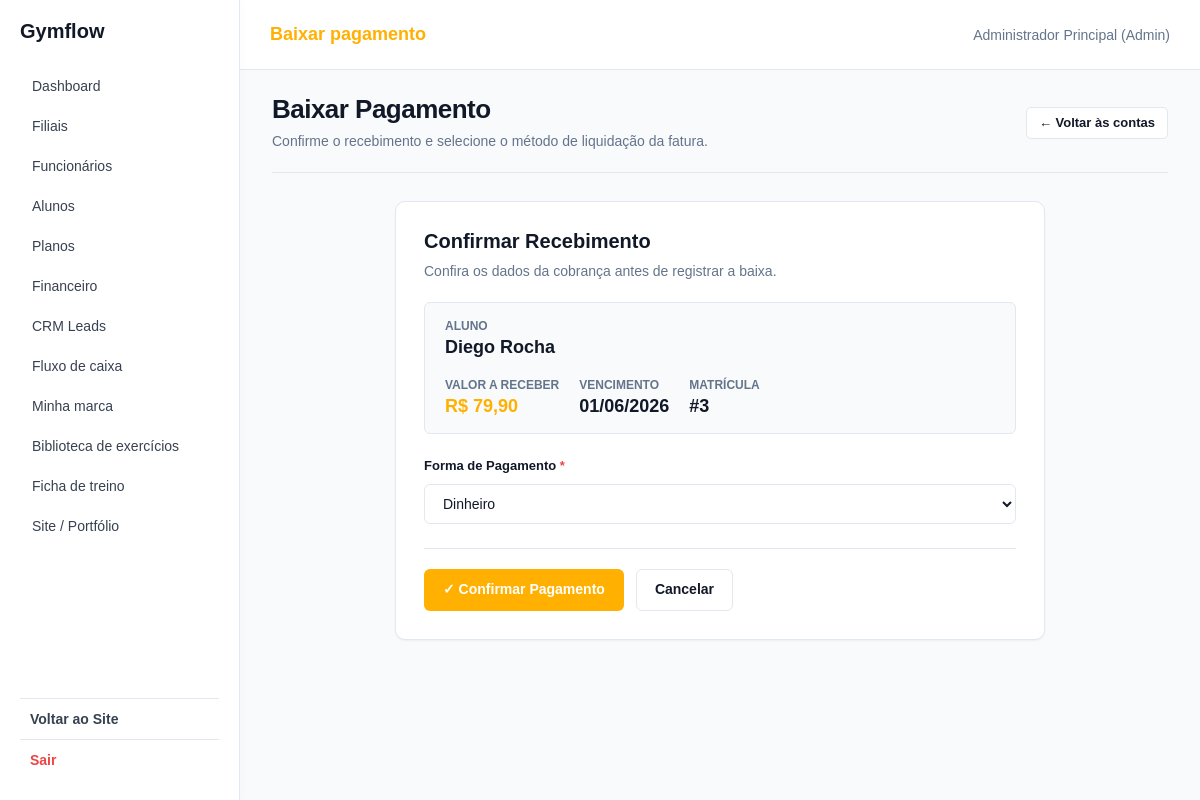
The page /app/controllers/FinanceiroController.php?acao=baixar&id=3 (signed in) on the database its author committed.
### tables this page shows
CREATE TABLE contas (
    id INT AUTO_INCREMENT PRIMARY KEY,
    aluno_id INT NOT NULL,
    matricula_id INT NOT NULL,
    vencimento DATE NOT NULL,
    valor NUMERIC(10, 2) NOT NULL CHECK (valor >= 0),
    status VARCHAR(20) NOT NULL DEFAULT 'Aberto',
    forma_pagamento VARCHAR(30),
    pago_em TIMESTAMP NULL DEFAULT NULL,
    FOREIGN KEY (aluno_id) REFERENCES alunos(id) ON DELETE CASCADE,
    FOREIGN KEY (matricula_id) REFERENCES matriculas(id) ON DELETE CASCADE
);

CREATE TABLE alunos (
    id INT AUTO_INCREMENT PRIMARY KEY,
    filial_id INT NOT NULL,
    professor_id INT DEFAULT NULL,
    nome VARCHAR(100) NOT NULL,
    cpf VARCHAR(14) NOT NULL UNIQUE,
    rg VARCHAR(20),
    sexo VARCHAR(15) NOT NULL,
    nascimento DATE NOT NULL,
    email VARCHAR(100) NOT NULL,
    telefone VARCHAR(15) NOT NULL,
    endereco TEXT,
    status VARCHAR(20) NOT NULL DEFAULT 'Ativo',
    criado_em DATETIME DEFAULT CURRENT_TIMESTAMP,
    FOREIGN KEY (filial_id) REFERENCES filiais(id) ON DELETE RESTRICT,
    FOREIGN KEY (professor_id) REFERENCES users(id) ON DELETE SET NULL
);

### app/models/Financeiro.php (called while the page is built, shortened)
<?php
require_once __DIR__ . '/Database.php';
$operacao = $operacao ?? '';
$company_id = $_SESSION['company_id'] ?? 0;
if ($operacao === 'listar_contas') {
    $stmt = $pdo->prepare("
        SELECT
            c.id,
            c.aluno_id,
            c.matricula_id,
            c.vencimento,
            c.valor,
            c.status,
            c.forma_pagamento,
            c.pago_em,
            a.nome AS aluno_nome
        FROM contas c
        INNER JOIN alunos a ON a.id = c.aluno_id
        INNER JOIN filiais f ON f.id = a.filial_id
        WHERE f.company_id = :company_id
        ORDER BY c.vencimento ASC
    ");
    $stmt->execute([':company_id' => $company_id]);
    $contas = $stmt->fetchAll();
    $stmt = $pdo->prepare("
        SELECT COALESCE(SUM(c.valor), 0) AS total
        FROM contas c
        INNER JOIN alunos a ON a.id = c.aluno_id
        INNER JOIN filiais f ON f.id = a.filial_id
        WHERE c.status != 'Pago' AND f.company_id = ?
    ");
    $stmt->execute([$company_id]);
    $totalAberto = $stmt->fetch()['total'];
    $stmt = $pdo->prepare("
        SELECT COALESCE(SUM(c.valor), 0) AS total
        FROM contas c
        INNER JOIN alunos a ON a.id = c.aluno_id
        INNER JOIN filiais f ON f.id = a.filial_id
        WHERE c.status = 'Pago' AND f.company_id = ?
    ");
    $stmt->execute([$company_id]);
    $totalRecebido = $stmt->fetch()['total'];
}
elseif ($operacao === 'buscar_conta') {
    $conta_id = (int) ($conta_id ?? 0);
    $stmt = $pdo->prepare("
        SELECT
            c.id,
            c.aluno_id,
            c.matricula_id,
            c.vencimento,
            c.valor,
            c.status,
            c.forma_pagamento,
            c.pago_em,
            a.nome AS aluno_nome
        FROM contas c
        INNER JOIN alunos a ON a.id = c.aluno_id
        INNER JOIN filiais f ON f.id = a.filial_id
        WHERE c.id = :id AND f.company_id = :company_id
        LIMIT 1
    ");
    $stmt->execute([
        ':id'         => $conta_id,
        ':company_id' => $company_id
    ]);
    $conta = $stmt->fetch() ?: null;
}

### app/views/financeiro/baixar.php (the view, shortened to what this page needs)
<?php
include __DIR__ . '/../shared/header.php';
include __DIR__ . '/../shared/sidebar.php';
?>
<link rel="stylesheet" href="<?= BASE_URL ?>/assets/css/jorge-financeiro.css">
<main class="conteudo financeiro-page">
    <div class="fin-page-header">
        <div class="fin-header-info">
            <h1>Baixar Pagamento</h1>
            <p>Confirme o recebimento e selecione o método de liquidação da fatura.</p>
        </div>
        <div class="fin-header-actions">
            <a href="<?= BASE_URL ?>/app/controllers/FinanceiroController.php" class="fin-btn fin-btn-secondary fin-btn-sm">
                ← Voltar às contas
            </a>
        </div>
    </div>
    <section class="fin-form-card">
        <h2>Confirmar Recebimento</h2>
        <p class="subtitle">Confira os dados da cobrança antes de registrar a baixa.</p>
        <div class="fin-info-box">
            <?php if (!empty($conta['aluno_nome'])): ?>
                <div class="fin-info-box-item" style="flex: 1 1 100%;">
                    <span class="label">Aluno</span>
                    <span class="value"><?= htmlspecialchars($conta['aluno_nome']) ?></span>
                </div>
            <?php endif; ?>
            <div class="fin-info-box-item">
                <span class="label">Valor a Receber</span>
                <span class="value" style="color: var(--fin-primary-dark);">
                    R$ <?= number_format($conta['valor'], 2, ',', '.') ?>
                </span>
            </div>
            <div class="fin-info-box-item">
                <span class="label">Vencimento</span>
                <span class="value">
                    <?= date('d/m/Y', strtotime($conta['vencimento'])) ?>
                </span>
            </div>
            <?php if (!empty($conta['matricula_id'])): ?>
                <div class="fin-info-box-item">
                    <span class="label">Matrícula</span>
                    <span class="value">#<?= htmlspecialchars($conta['matricula_id']) ?></span>
                </div>
            <?php endif; ?>
        </div>
        <form
            method="POST"
            action="<?= BASE_URL ?>/app/controllers/FinanceiroController.php?acao=confirmar_pagamento"
        >
            <div class="fin-form-group">
                <label for="forma_pagamento" class="fin-form-label">
                    Forma de Pagamento <span class="required">*</span>
                </label>
                <select
                    name="forma_pagamento"
                    id="forma_pagamento"
                    class="fin-form-select"
                    required
                >
                    <option value="Dinheiro">Dinheiro</option>
                </select>
            </div>
            <div class="fin-form-actions">
                <button type="submit" class="fin-btn fin-btn-primary">
                    ✓ Confirmar Pagamento
                </button>
                <a href="<?= BASE_URL ?>/app/controllers/FinanceiroController.php" class="fin-btn fin-btn-secondary">
                    Cancelar
                </a>
            </div>
        </form>
    </section>
</main>
<?php include __DIR__ . '/../shared/footer.php'; ?>

### assets/css/global.css (style rules this page uses)
:root { --cor-primaria: #10b981; --cor-primaria-hover: #059669; --cor-fundo: #ffffff; --cor-branca: #ffffff; --cor-texto: #111827; --cor-texto-secundario: #64748b; --cor-borda: #e2e8f0; --cor-sucesso: #10b981; --cor-aviso: #f59e0b; --cor-perigo: #ef4444; }
* { box-sizing: border-box; }
body { margin: 0; min-height: 100vh; font-family: Arial, Helvetica, sans-serif; font-size: 15px; background-color: white; color: var(--cor-texto); }
h1, h2, h3, h4 { margin-top: 0; color: var(--cor-texto); }
h1 { font-size: 28px; }
h2 { font-size: 22px; }
p { line-height: 1.5; }
a { color: var(--cor-primaria); text-decoration: none; }
label { display: block; margin-bottom: 5px; font-weight: bold; }
input, select, textarea { width: 100%; padding: 10px; font-family: inherit; font-size: 14px; color: var(--cor-texto); background-color: var(--cor-branca); border: 1px solid var(--cor-borda); border-radius: 6px; }
button, input[type="submit"], input[type="button"], .btn { padding: 10px 18px; border: none; border-radius: 6px; background-color: var(--cor-primaria); color: white; font-family: inherit; font-size: 14px; cursor: pointer; }

### assets/css/layout.css (style rules this page uses)
main, .conteudo, .main-content { padding: 25px 30px; box-sizing: border-box; }

### rows shown on the page
contas: aluno.nome "Diego Rocha", valor "79,90", vencimento "01/06/2026", matricula "3"

### other values the page prints
$titulo "Baixar pagamento"
$usuario "Administrador Principal"
$role "Admin"
$nomePainel "Gymflow"
